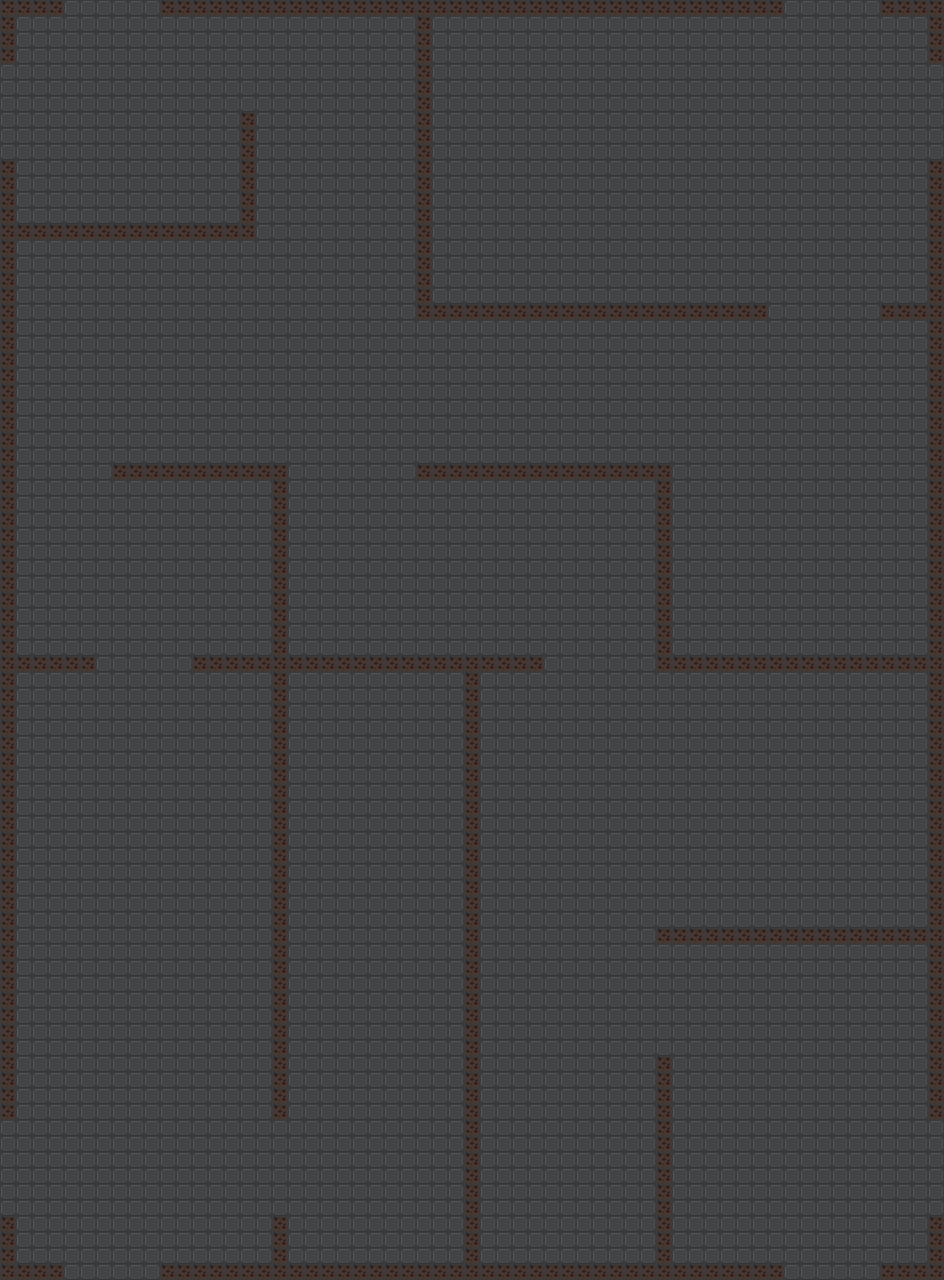

This is a level from a 2D game, rendered from its Tiled map with the project's own tilesets. A one-line summary and the map file follow, with tile-layer data summarised:
An orthogonal 59x80 tile map with 16x16 px tiles, 2 tile layers (ground, walls).

<map version="1.0" tiledversion="1.1.6" orientation="orthogonal" renderorder="right-down" width="59" height="80" tilewidth="16" tileheight="16" infinite="0" nextobjectid="1">
 <tileset firstgid="1" source="action rpg.tsx" />
 <layer name="ground" width="59" height="80">
  <data>[4720 cells, 4720 non-empty, 1 distinct tile ids]</data>
 </layer>
 <layer name="walls" width="59" height="80">
  <data>[4720 cells, 482 non-empty, 1 distinct tile ids]</data>
 </layer>
</map>
